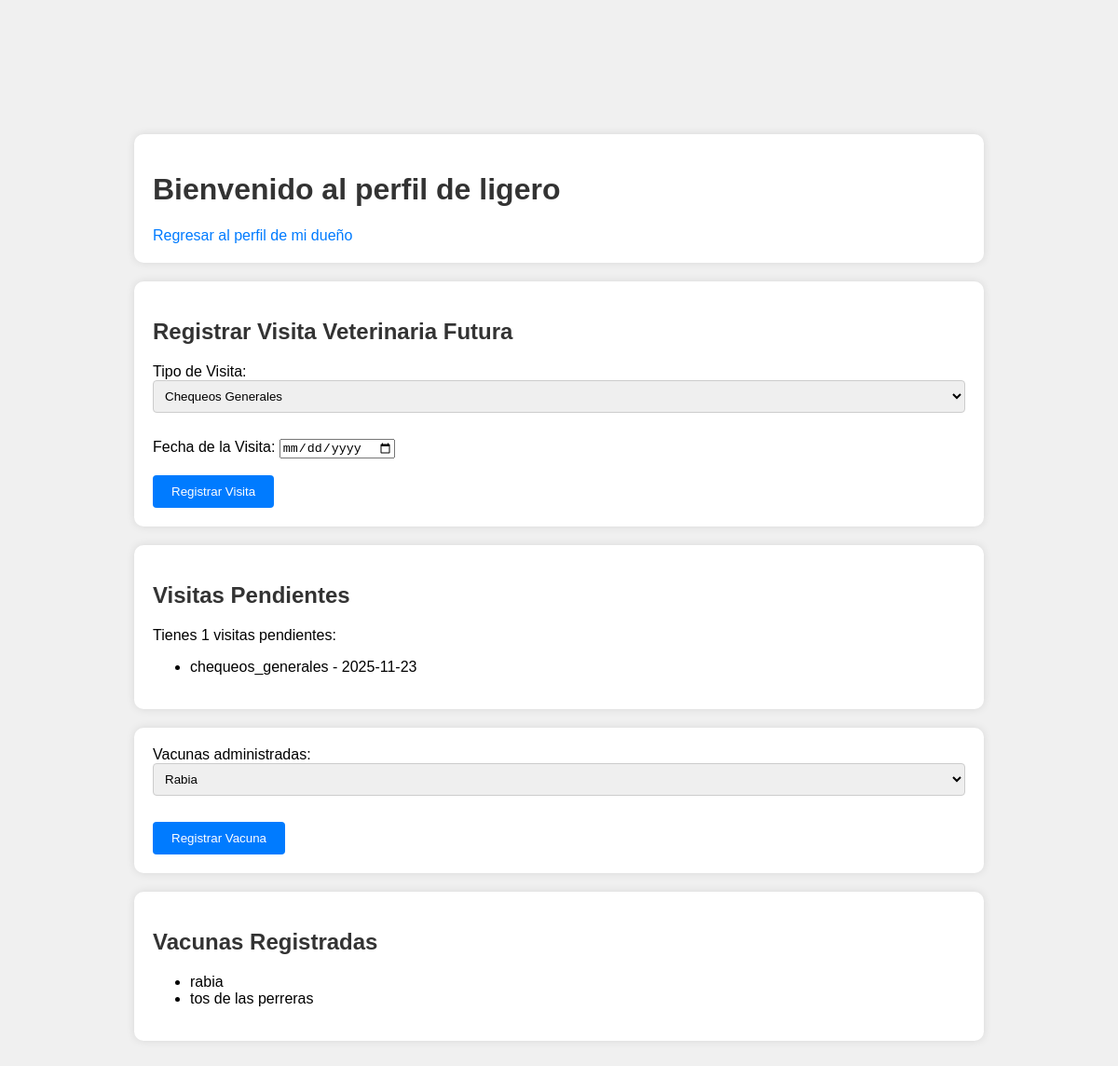
Page /perfil_mascota.php?id_mascota=7 (signed in) on the committed database.
### tables this page shows
CREATE TABLE `mascotas` (
  `id_mascota` int(11) NOT NULL,
  `nombre_mascota` varchar(100) NOT NULL,
  `tipo_mascota` varchar(50) NOT NULL,
  `genero` varchar(10) NOT NULL,
  `edad` int(11) NOT NULL,
  `raza` varchar(100) DEFAULT NULL,
  `peso` decimal(5,2) NOT NULL,
  `id_usuario` int(11) DEFAULT NULL,
  `correo` varchar(50) NOT NULL
);

CREATE TABLE `visitas` (
  `id_visita` int(11) NOT NULL,
  `id_mascota` int(11) DEFAULT NULL,
  `tipo_visita` varchar(255) DEFAULT NULL,
  `fecha_visita` date DEFAULT NULL
);

CREATE TABLE `perfil_mascota` (
  `id_perfil_mascota` int(11) NOT NULL,
  `id_mascota` int(11) DEFAULT NULL,
  `visita_veterinaria` varchar(255) DEFAULT NULL,
  `vacunas` varchar(255) DEFAULT NULL,
  `historial_clinico` text DEFAULT NULL,
  `nombre_mascota` varchar(100) NOT NULL
);

### perfil_mascota.php (the view, shortened to what this page needs)
<?php
include("conexion.php");
if(isset($_GET['id_mascota'])) {
    $id_mascota = $_GET['id_mascota'];
    $consulta_nombre_mascota = "SELECT nombre_mascota FROM mascotas WHERE id_mascota = $id_mascota";
    $resultado_nombre_mascota = mysqli_query($conex, $consulta_nombre_mascota);
    if($fila = mysqli_fetch_assoc($resultado_nombre_mascota)) {
        $nombre_mascota = $fila['nombre_mascota'];
    } else {
        echo "No se encontró la mascota solicitada.";
        exit();
    }
    $consulta_visitas_pendientes = "SELECT * FROM visitas WHERE id_mascota = $id_mascota AND fecha_visita > CURDATE()";
    $resultado_visitas_pendientes = mysqli_query($conex, $consulta_visitas_pendientes);
    $num_visitas_pendientes = mysqli_num_rows($resultado_visitas_pendientes);
} else {
    echo "ID de mascota no especificado.";
    exit();
}
?>
<!DOCTYPE html>
<html lang="es">
<head>
    <link rel="stylesheet" href="estiloperfilusuario.css">
</head>
<body>
    <div class="section-container">
    <h1>Bienvenido al perfil de <?php echo $nombre_mascota; ?></h1>
    <a href="perfilUsuario.php">Regresar al perfil de mi dueño</a>
    </div>
    <div class="section-container">
    <h2>Registrar Visita Veterinaria Futura</h2>
    <form action="registrar_visita.php" method="post">
        <label for="tipo_visita">Tipo de Visita:</label>
        <select name="tipo_visita" id="tipo_visita">
            <option value="chequeos_generales">Chequeos Generales</option>
        </select><br><br>
        <label for="fecha_visita">Fecha de la Visita:</label>
        <input type="date" id="fecha_visita" name="fecha_visita"><br><br>
        <input type="submit" value="Registrar Visita">
    </form>
    </div>
    <?php if ($num_visitas_pendientes > 0) { ?>
    <div class="section-container">
    <h2>Visitas Pendientes</h2>
    <p>Tienes <?php echo $num_visitas_pendientes; ?> visitas pendientes:</p>
    <ul>
        <?php while ($fila_visita = mysqli_fetch_assoc($resultado_visitas_pendientes)) { ?>
            <li><?php echo $fila_visita['tipo_visita']; ?> - <?php echo $fila_visita['fecha_visita']; ?></li>
        <?php } ?>
    </ul>
    </div>
    <?php } ?>
    <div class="section-container">
    <form action="registrar_vacuna.php" method="post">
        <label for="tipo_vacuna">Vacunas administradas:</label>
            <select name="tipo_vacuna" id="tipo_vacuna">
                <option value="rabia">Rabia</option>
            </select><br><br>
            <input type="submit" value="Registrar Vacuna">
    </form>
    </div>
    <div class="section-container">
    <h2>Vacunas Registradas</h2>
    <?php
    $consulta_vacunas = "SELECT vacunas FROM perfil_mascota WHERE id_mascota = $id_mascota";
    $resultado_vacunas = mysqli_query($conex, $consulta_vacunas);
    if($fila = mysqli_fetch_assoc($resultado_vacunas)) {
    $vacunas = explode(',', $fila['vacunas']);
    echo "<ul>";
    foreach($vacunas as $vacuna) {
        echo "<li>$vacuna</li>";
    }
    echo "</ul>";
} else {
    echo "No hay vacunas registradas para esta mascota.";
}
?>
    </div>
</body>
</html>

### estiloperfilusuario.css (style rules this page uses)
body { font-family: Arial, sans-serif; margin: 10%; padding: 2%; background-color: #f0f0f0; }
.section-container { margin-bottom: 20px; padding: 20px; background-color: #fff; border-radius: 10px; box-shadow: 0 0 10px rgba(0, 0, 0, 0.1); }
h1, h2 { color: #333; }
a { color: #007bff; text-decoration: none; }
input[type="text"], input[type="number"], select { width: 100%; padding: 8px; margin-bottom: 10px; border: 1px solid #ccc; border-radius: 4px; box-sizing: border-box; }
input[type="submit"], button { padding: 10px 20px; background-color: #007bff; color: #fff; border: none; border-radius: 4px; cursor: pointer; }

### rows in the picture
mascotas: nombre_mascota "ligero"
visitas: tipo_visita "chequeos_generales", fecha_visita "2025-11-23"
perfil_mascota: vacunas "rabia", vacunas "tos de las perreras"

### other values in the picture
$num_visitas_pendientes "1"
